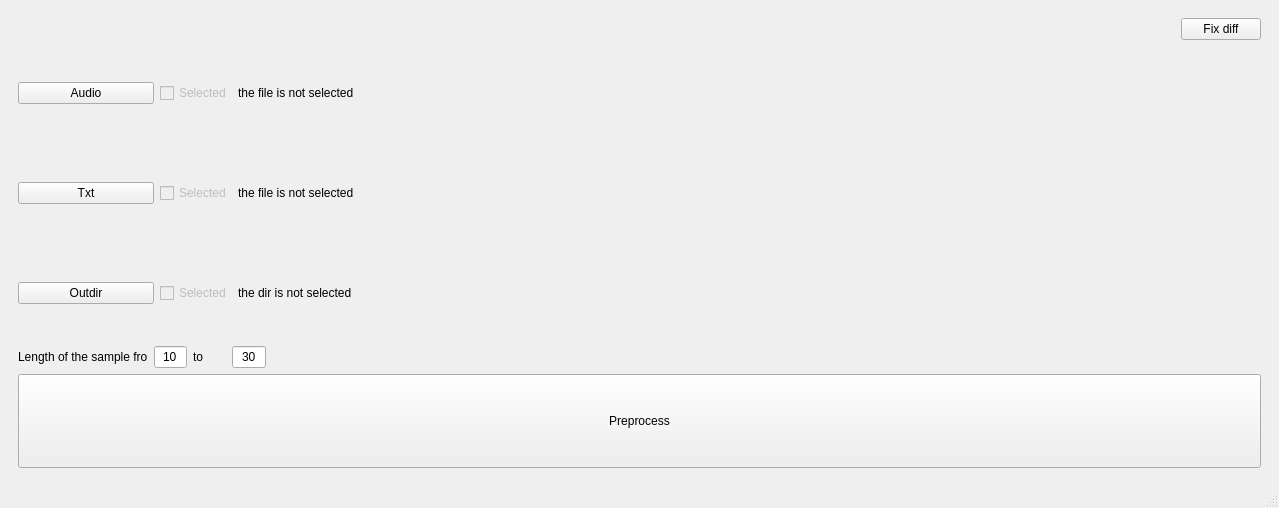
<?xml version="1.0" encoding="UTF-8"?>
<ui version="4.0">
 <class>Mainwindow</class>
 <widget class="QMainWindow" name="Mainwindow">
  <property name="geometry">
   <rect>
    <x>0</x>
    <y>0</y>
    <width>1279</width>
    <height>508</height>
   </rect>
  </property>
  <property name="windowTitle">
   <string>Simple dataset</string>
  </property>
  <widget class="QWidget" name="centralwidget">
   <layout class="QGridLayout" name="gridLayout_2">
    <item row="0" column="0">
     <widget class="QStackedWidget" name="stackedWidget">
      <property name="currentIndex">
       <number>0</number>
      </property>
      <widget class="QWidget" name="page">
       <layout class="QGridLayout" name="gridLayout">
        <item row="2" column="0">
         <layout class="QVBoxLayout" name="verticalLayout" stretch="1,1,1,1,1">
          <item>
           <layout class="QHBoxLayout" name="horizontalLayout" stretch="2,1,15">
            <item>
             <widget class="QPushButton" name="audioBt">
              <property name="text">
               <string>Audio</string>
              </property>
             </widget>
            </item>
            <item>
             <widget class="QCheckBox" name="audioCheck">
              <property name="enabled">
               <bool>false</bool>
              </property>
              <property name="text">
               <string>Selected</string>
              </property>
             </widget>
            </item>
            <item>
             <widget class="QLabel" name="audioLabel">
              <property name="minimumSize">
               <size>
                <width>300</width>
                <height>0</height>
               </size>
              </property>
              <property name="text">
               <string>the file is not selected</string>
              </property>
             </widget>
            </item>
           </layout>
          </item>
          <item>
           <layout class="QHBoxLayout" name="horizontalLayout_2" stretch="2,1,15">
            <item>
             <widget class="QPushButton" name="txtBt">
              <property name="text">
               <string>Txt</string>
              </property>
             </widget>
            </item>
            <item>
             <widget class="QCheckBox" name="txtCheck">
              <property name="enabled">
               <bool>false</bool>
              </property>
              <property name="text">
               <string>Selected</string>
              </property>
             </widget>
            </item>
            <item>
             <widget class="QLabel" name="txtLabel">
              <property name="minimumSize">
               <size>
                <width>300</width>
                <height>0</height>
               </size>
              </property>
              <property name="text">
               <string>the file is not selected</string>
              </property>
             </widget>
            </item>
           </layout>
          </item>
          <item>
           <layout class="QHBoxLayout" name="horizontalLayout_4" stretch="2,1,15">
            <item>
             <widget class="QPushButton" name="outdirBt">
              <property name="text">
               <string>Outdir</string>
              </property>
             </widget>
            </item>
            <item>
             <widget class="QCheckBox" name="outdirCheck">
              <property name="enabled">
               <bool>false</bool>
              </property>
              <property name="text">
               <string>Selected</string>
              </property>
             </widget>
            </item>
            <item>
             <widget class="QLabel" name="outdirLabel">
              <property name="minimumSize">
               <size>
                <width>300</width>
                <height>0</height>
               </size>
              </property>
              <property name="text">
               <string>the dir is not selected</string>
              </property>
             </widget>
            </item>
           </layout>
          </item>
          <item>
           <layout class="QHBoxLayout" name="horizontalLayout_6" stretch="1,1,1,1,30">
            <item>
             <widget class="QLabel" name="numberLabel">
              <property name="minimumSize">
               <size>
                <width>130</width>
                <height>0</height>
               </size>
              </property>
              <property name="text">
               <string>Length of the sample from:</string>
              </property>
             </widget>
            </item>
            <item>
             <widget class="QLineEdit" name="numberLineEdit">
              <property name="text">
               <string>10</string>
              </property>
              <property name="alignment">
               <set>Qt::AlignCenter</set>
              </property>
             </widget>
            </item>
            <item>
             <widget class="QLabel" name="label">
              <property name="text">
               <string>to</string>
              </property>
             </widget>
            </item>
            <item>
             <widget class="QLineEdit" name="lineEdit">
              <property name="text">
               <string>30</string>
              </property>
              <property name="alignment">
               <set>Qt::AlignCenter</set>
              </property>
             </widget>
            </item>
            <item>
             <spacer name="horizontalSpacer">
              <property name="orientation">
               <enum>Qt::Horizontal</enum>
              </property>
              <property name="sizeHint" stdset="0">
               <size>
                <width>40</width>
                <height>20</height>
               </size>
              </property>
             </spacer>
            </item>
           </layout>
          </item>
          <item>
           <layout class="QHBoxLayout" name="horizontalLayout_3">
            <item>
             <widget class="QPushButton" name="processBt">
              <property name="sizePolicy">
               <sizepolicy hsizetype="Minimum" vsizetype="Minimum">
                <horstretch>0</horstretch>
                <verstretch>0</verstretch>
               </sizepolicy>
              </property>
              <property name="text">
               <string>Preprocess</string>
              </property>
             </widget>
            </item>
           </layout>
          </item>
         </layout>
        </item>
        <item row="0" column="0">
         <layout class="QHBoxLayout" name="horizontalLayout_5">
          <item>
           <spacer name="horizontalSpacer_2">
            <property name="orientation">
             <enum>Qt::Horizontal</enum>
            </property>
            <property name="sizeHint" stdset="0">
             <size>
              <width>40</width>
              <height>20</height>
             </size>
            </property>
           </spacer>
          </item>
          <item>
           <widget class="QPushButton" name="fixDiffBt">
            <property name="text">
             <string>Fix diff</string>
            </property>
           </widget>
          </item>
         </layout>
        </item>
       </layout>
      </widget>
      <widget class="QWidget" name="page_2">
       <layout class="QGridLayout" name="gridLayout_6" rowminimumheight="1,1,2,2,1,0">
        <item row="4" column="0">
         <layout class="QGridLayout" name="gridLayout_3">
          <item row="1" column="0">
           <widget class="QSlider" name="slider">
            <property name="styleSheet">
             <string notr="true">QSlider::groove:horizontal {
border: 1px solid #999999;
height: 18px;

border-radius: 9px;
}

QSlider::handle:horizontal {
width: 18px;
background: orange;
border-top-right-radius: 9px;
border-bottom-right-radius: 9px;
border-top-left-radius: 9px;
border-bottom-left-radius: 9px;
}

QSlider::add-page:qlineargradient {
background: lightgrey;
border-top-right-radius: 9px;
border-bottom-right-radius: 9px;
border-top-left-radius: 0px;
border-bottom-left-radius: 0px;
}

QSlider::sub-page:qlineargradient {
background: blue;
border-top-right-radius: 0px;
border-bottom-right-radius: 0px;
border-top-left-radius: 9px;
border-bottom-left-radius: 9px;
}</string>
            </property>
            <property name="maximum">
             <number>100</number>
            </property>
            <property name="pageStep">
             <number>100</number>
            </property>
            <property name="orientation">
             <enum>Qt::Horizontal</enum>
            </property>
           </widget>
          </item>
          <item row="0" column="0">
           <layout class="QHBoxLayout" name="horizontalLayout_8">
            <item>
             <spacer name="horizontalSpacer_3">
              <property name="orientation">
               <enum>Qt::Horizontal</enum>
              </property>
              <property name="sizeHint" stdset="0">
               <size>
                <width>40</width>
                <height>20</height>
               </size>
              </property>
             </spacer>
            </item>
            <item>
             <widget class="QPushButton" name="stopBt">
              <property name="text">
               <string>Stop</string>
              </property>
             </widget>
            </item>
            <item>
             <widget class="QPushButton" name="playBt">
              <property name="text">
               <string>Play</string>
              </property>
             </widget>
            </item>
            <item>
             <widget class="QPushButton" name="pauseBt">
              <property name="text">
               <string>Pause</string>
              </property>
             </widget>
            </item>
            <item>
             <spacer name="horizontalSpacer_4">
              <property name="orientation">
               <enum>Qt::Horizontal</enum>
              </property>
              <property name="sizeHint" stdset="0">
               <size>
                <width>40</width>
                <height>20</height>
               </size>
              </property>
             </spacer>
            </item>
           </layout>
          </item>
         </layout>
        </item>
        <item row="5" column="0">
         <layout class="QHBoxLayout" name="horizontalLayout_20" stretch="1,2,2,1">
          <item>
           <spacer name="horizontalSpacer_13">
            <property name="orientation">
             <enum>Qt::Horizontal</enum>
            </property>
            <property name="sizeHint" stdset="0">
             <size>
              <width>40</width>
              <height>20</height>
             </size>
            </property>
           </spacer>
          </item>
          <item>
           <widget class="QPushButton" name="confirmBt">
            <property name="styleSheet">
             <string notr="true">background-color: rgb(125, 255, 145);
color: rgb(0, 0, 0);</string>
            </property>
            <property name="text">
             <string>Confirm</string>
            </property>
           </widget>
          </item>
          <item>
           <widget class="QPushButton" name="removeBt">
            <property name="styleSheet">
             <string notr="true">background-color: rgb(255, 116, 116);
color: rgb(0, 0, 0);</string>
            </property>
            <property name="text">
             <string>Remove</string>
            </property>
           </widget>
          </item>
          <item>
           <spacer name="horizontalSpacer_12">
            <property name="orientation">
             <enum>Qt::Horizontal</enum>
            </property>
            <property name="sizeHint" stdset="0">
             <size>
              <width>40</width>
              <height>20</height>
             </size>
            </property>
           </spacer>
          </item>
         </layout>
        </item>
        <item row="1" column="0">
         <layout class="QHBoxLayout" name="horizontalLayout_19" stretch="1,2,2,1">
          <item>
           <spacer name="horizontalSpacer_10">
            <property name="orientation">
             <enum>Qt::Horizontal</enum>
            </property>
            <property name="sizeHint" stdset="0">
             <size>
              <width>40</width>
              <height>20</height>
             </size>
            </property>
           </spacer>
          </item>
          <item>
           <widget class="QPushButton" name="refreshBt">
            <property name="styleSheet">
             <string notr="true">color: rgb(0, 0, 0);
background-color: rgb(146, 202, 255);</string>
            </property>
            <property name="text">
             <string>Refresh</string>
            </property>
           </widget>
          </item>
          <item>
           <widget class="QPushButton" name="getNextDiffBt">
            <property name="styleSheet">
             <string notr="true">background-color: rgb(255, 222, 181);
color: rgb(0, 0, 0);</string>
            </property>
            <property name="text">
             <string>Get next diff</string>
            </property>
           </widget>
          </item>
          <item>
           <spacer name="horizontalSpacer_11">
            <property name="orientation">
             <enum>Qt::Horizontal</enum>
            </property>
            <property name="sizeHint" stdset="0">
             <size>
              <width>40</width>
              <height>20</height>
             </size>
            </property>
           </spacer>
          </item>
         </layout>
        </item>
        <item row="0" column="0">
         <layout class="QHBoxLayout" name="horizontalLayout_17">
          <item>
           <widget class="QPushButton" name="backBt">
            <property name="text">
             <string>back</string>
            </property>
           </widget>
          </item>
          <item>
           <spacer name="horizontalSpacer_9">
            <property name="orientation">
             <enum>Qt::Horizontal</enum>
            </property>
            <property name="sizeHint" stdset="0">
             <size>
              <width>40</width>
              <height>20</height>
             </size>
            </property>
           </spacer>
          </item>
         </layout>
        </item>
        <item row="3" column="0">
         <layout class="QVBoxLayout" name="verticalLayout_3">
          <item>
           <widget class="QPlainTextEdit" name="recognizedTE">
            <property name="font">
             <font>
              <family>Courier New</family>
              <pointsize>9</pointsize>
             </font>
            </property>
            <property name="plainText">
             <string/>
            </property>
           </widget>
          </item>
          <item>
           <widget class="QLabel" name="label_4">
            <property name="text">
             <string>Current:</string>
            </property>
           </widget>
          </item>
          <item>
           <widget class="QPlainTextEdit" name="currentTE">
            <property name="font">
             <font>
              <pointsize>8</pointsize>
             </font>
            </property>
           </widget>
          </item>
         </layout>
        </item>
        <item row="2" column="0">
         <widget class="QLabel" name="label_3">
          <property name="text">
           <string>Recognized:</string>
          </property>
         </widget>
        </item>
       </layout>
      </widget>
     </widget>
    </item>
   </layout>
  </widget>
  <widget class="QMenuBar" name="menubar">
   <property name="geometry">
    <rect>
     <x>0</x>
     <y>0</y>
     <width>1279</width>
     <height>21</height>
    </rect>
   </property>
  </widget>
  <widget class="QStatusBar" name="statusbar"/>
 </widget>
 <resources/>
 <connections/>
</ui>
